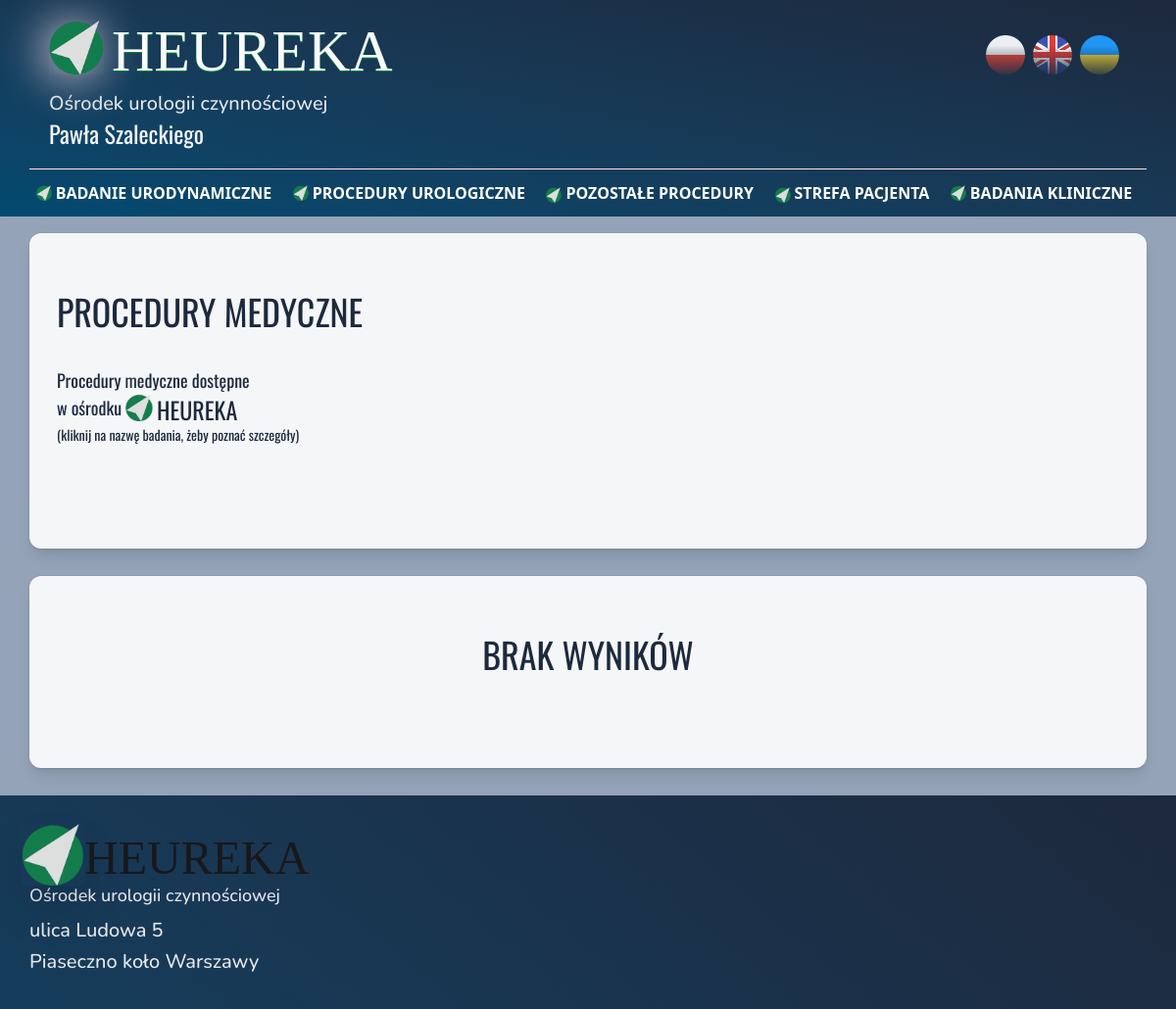
Before: /procedury-medyczne (upper part) with the older database file.
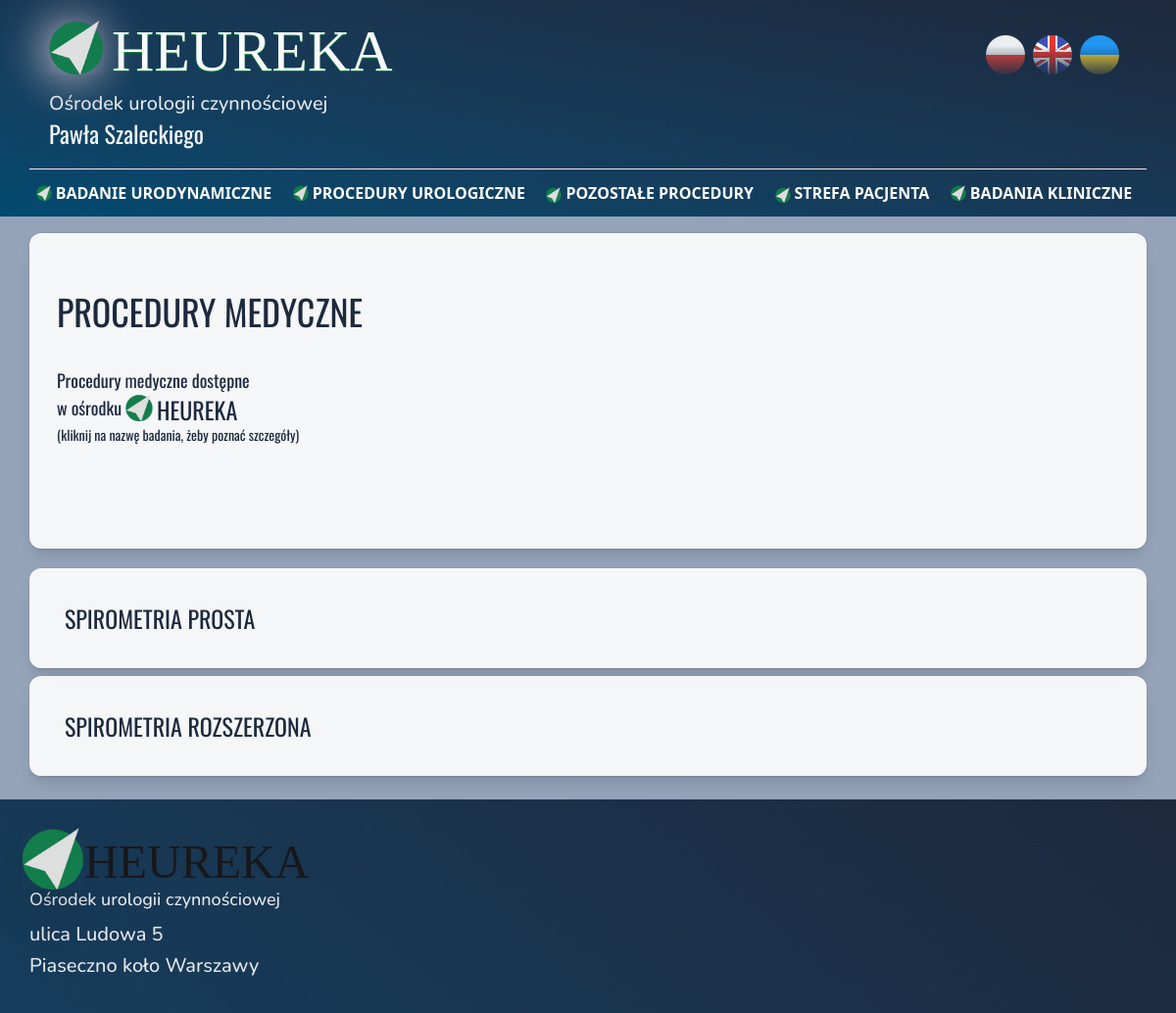
After: the same page with the newer database file.
### services/models.py (models this page shows, shortened)
class Procedura(models.Model):
    class specjalizacja_choices(models.TextChoices):
        urologia = 'urologia', 'urologia'
        kardiologia = 'kardiologia', 'kardiologia'
        pulmunologia = 'pulmunologia', 'pulmunologia'
        rehabilitacja = 'rehabilitacja', 'rehabilitacja'
        inne = 'inne', 'inne'
    class typ_choices(models.TextChoices):
        badanie = 'B', 'badanie'
        zabieg = 'Z', 'zabieg'
        procedura = 'P', 'procedura'
        sesja = 's', 'sesja'
    class order_choices(models.TextChoices):
         A = 'A', 'A'
         B = 'B', 'B'
         C = 'C', 'C'
         D = 'D', 'D'
         E = 'E', 'E'
         F = 'F', 'F'
    nazwa = models.CharField(max_length=256)
    opis = HTMLField( blank=True, null=True, verbose_name='Opis badania')
    polega = HTMLField( blank=True, default='',  verbose_name='Na czym polega badanie')
    przebieg = HTMLField( blank=True, default='',  verbose_name='Przebieg badania')
    wskazania = HTMLField(blank=True, default='', verbose_name='Wskazania do badania [POLE LISTY]')
    after = HTMLField(blank=True, null=True, verbose_name='Po badaniu [POLE LISTY]')
    specjalizacja =  models.CharField(max_length=20, choices=specjalizacja_choices, default=specjalizacja_choices.urologia)
    typ_usługi = models.CharField(max_length=25, choices=typ_choices, default =typ_choices.badanie)
    order = models.CharField(max_length=1, choices=order_choices, default=order_choices.F, verbose_name='kolejność')
    active = models.BooleanField(default=False, verbose_name='aktywna')
    lekarz = models.CharField(max_length=200, blank=True, null=True)
    koszt = models.PositiveSmallIntegerField(blank=True, null=True)
    cena_od=models.BooleanField(default=False)
    czas_oczekiwania = models.IntegerField(blank=True, null=True)
    czas_badania = models.CharField(max_length=3, blank=True, null=True)
    pdf_pl = models.FileField(upload_to='downloads/', blank=True, null=True, verbose_name='Instruktaż po polsku' )
    pdf_en = models.FileField(upload_to='downloads/', blank=True, null=True, verbose_name='Instruktaż po angielsku')
    pdf_uk = models.FileField(upload_to='downloads/', blank=True, null=True, verbose_name='Instruktaż po ukraińsku')
    objects = models.Manager()
    activated = ActiveManager()
    class Meta:
        verbose_name_plural = 'procedury'
        ordering = ['order', 'nazwa']
    @property
    def dokumenty(self):
        return bool(self.pdf_pl or self.pdf_en or self.pdf_uk)
    @property
    def opisy(self):
        return bool(self.opis or self.polega or self.przebieg or self.wskazania)

### clinic/views.py (the view)
# urls.py: path("procedury-medyczne", views.ProceduryMedyczneView.as_view(), name='procedury medyczne'),
class ProceduryMedyczneView(ListView):
    template_name = 'clinic/procedury_medyczne.html'
    model = Procedura
    def get_queryset(self):
        return Procedura.activated.exclude(Q(specjalizacja='kardiologia')|Q(specjalizacja='urologia'))

### clinic/context_processors.py (called while the page is built)
def contact_form_context(request):
    return {
        'contact_form': ContactForm()
    }

### services/models.py (called while the page is built)
        def get_queryset(self):
            return (super().get_queryset().filter(active=True))

### templates/clinic/procedury_medyczne.html (shortened to what this page needs)
{% extends 'base.html' %}
{% load i18n %}
{% load static %}
{% block content %}
{% include 'elements/header.html' %}
<div class="w-full h-full bg-[#94A3B8] ">
<section class="grid grid-cols-1 gap-x-5 gap-y-1 md:grid-cols-2 w-[95%] xl:w-[80%] mx-auto mt-[210px] h-[350px]  ">
    <div class="px-7 xl:px-12 py-[60px] mt-7  col-span-2 font-primary text-lg text-justify items-center text-slate-800 rounded-xl bg-white/90 shadow-lg ring-1 ring-black/5">
        <h2 class="uppercase pb-9 font-primary flex  text-4xl justify-center md:justify-start ">{% translate 'Procedury medyczne' %}</h2>
        <p class="text-lg font-primary   ">{% translate 'Procedury medyczne dostępne' %}</p>
        <p class="text-lg font-primary flex  ">{% translate 'w ośrodku' %} <span class="flex text-2xl mx-1 uppercase font-heureka"><img src="{% static 'img/heureka_logo_3.png' %}" class="size-7 mr-1 " alt="">heureka</span> </p>
        <p class="text-sm font-primary  ">{% translate '(kliknij na nazwę badania, żeby poznać szczegóły)' %}</p>
    </div>
</section>
{% if object_list %}
<section class="grid grid-cols-1 gap-x-5 gap-y-1 py-5  w-[95%] xl:w-[80%] mx-auto">
    {% for i in object_list %}
    <details id="bu_kons_1" class="px-7 xl:px-12 mb-1 py-[35px] transition  font-primary text-xl  text-justify    items-center   text-slate-800   rounded-xl  bg-white/90 shadow-lg ring-1 ring-black/5">
            <summary class="flex justify-between outline-none" >
                <div class="flex">
                    <h2 class="text-2xl uppercase">{{i.nazwa}}</h2>
                </div>
            </summary>
        </details>
        {% endfor %}
</section>
{% else %}
<section class="grid grid-cols-1 pb-7   gap-x-5 gap-y-1 md:grid-cols-2 w-[95%] xl:w-[80%] mx-auto">
            <div class="px-7 xl:px-12 py-[60px] mt-7  col-span-2 font-primary text-lg text-justify items-center text-slate-800 rounded-xl bg-white/90 shadow-lg ring-1 ring-black/5">
                <h2 class="uppercase pb-9 font-primary flex  text-4xl justify-center text-center  ">{% trans 'Brak wyników'%}</h2>
            </div>
</section>
{% endif %}
</div>
{% include 'elements/footer.html' %}
{% endblock  %}

Changed rows visible on the page:
added Procedura: nazwa "SPIROMETRIA PROSTA"
added Procedura: nazwa "SPIROMETRIA ROZSZERZONA"
Other visible differences:
text no longer shown: "BRAK WYNIKÓW"
